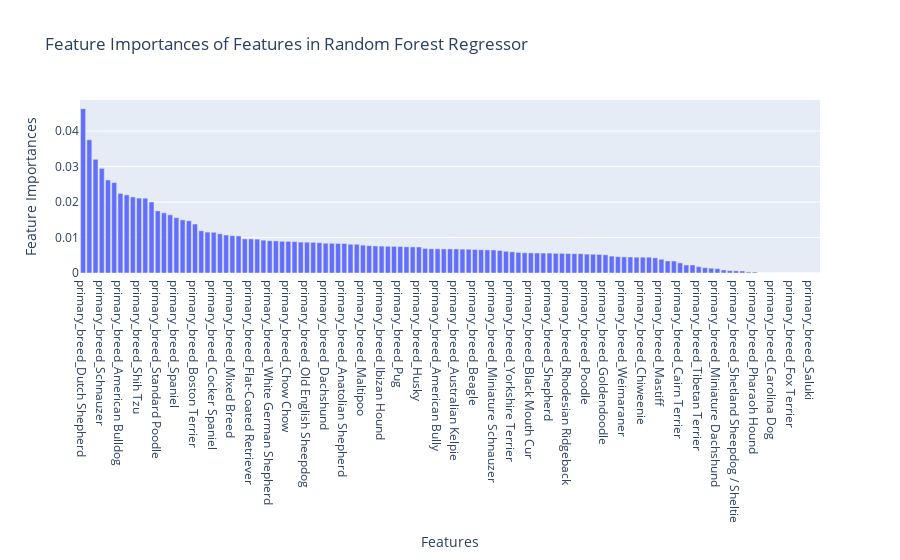

The notebook cell this image was saved under:
### Code cell
px.bar(x=x_feat_list_breeds, y=feature_importances, title='Feature Importances of Features in Random Forest Regressor', labels={'x': 'Features', 'y':'Feature Importances'}).update_xaxes(categoryorder='total descending')

### Figure 1 — Plotly figure (JSON) as saved in the notebook; plotly's stock layout.template omitted (floating-point values rounded to 4 significant figures)
{"data": [{"alignmentgroup": "True", "hovertemplate": "Features=%{x}<br>Feature Importances=%{y}<extra></extra>", "legendgroup": "", "marker": {"color": "#636efa", "pattern": {"shape": ""}}, "name": "", "offsetgroup": "", "orientation": "v", "showlegend": false, "textposition": "auto", "type": "bar", "x": ["primary_breed_Affenpinscher", "primary_breed_Alaskan Malamute", "primary_breed_American Bulldog", "primary_breed_American Bully", "primary_breed_American Eskimo Dog", "primary_breed_American Staffordshire Terrier", "primary_breed_Anatolian Shepherd", "primary_breed_Aussiedoodle", "primary_breed_Australian Cattle Dog / Blue Heeler", "primary_breed_Australian Kelpie", "primary_breed_Australian Shepherd", "primary_breed_Australian Terrier", "primary_breed_Basset Hound", "primary_breed_Beagle", "primary_breed_Belgian Shepherd / Malinois", "primary_breed_Bernese Mountain Dog", "primary_breed_Bichon Frise", "primary_breed_Black Labrador Retriever", "primary_breed_Black Mouth Cur", "primary_breed_Bloodhound", "primary_breed_Blue Lacy", "primary_breed_Border Collie", "primary_breed_Border Terrier", "primary_breed_Boston Terrier", "primary_breed_Boxer", "primary_breed_Brussels Griffon", "primary_breed_Cairn Terrier", "primary_breed_Carolina Dog", "primary_breed_Catahoula Leopard Dog", "primary_breed_Cattle Dog", "primary_breed_Cavalier King Charles Spaniel", "primary_breed_Chihuahua", "primary_breed_Chinese Crested Dog", "primary_breed_Chiweenie", "primary_breed_Chocolate Labrador Retriever", "primary_breed_Chow Chow", "primary_breed_Cocker Spaniel", "primary_breed_Collie", "primary_breed_Coonhound", "primary_breed_Corgi", "primary_breed_Dachshund", "primary_breed_Dalmatian", "primary_breed_Doberman Pinscher", "primary_breed_Dogo Argentino", "primary_breed_Dutch Shepherd", "primary_breed_English Bulldog", "primary_breed_English Coonhound", "primary_breed_English Setter", "primary_breed_English Shepherd", "primary_breed_Entlebucher", "primary_breed_Feist", "primary_breed_Flat-Coated Retriever", "primary_breed_Fox Terrier", "primary_breed_Foxhound", "primary_breed_French Bulldog", "primary_breed_German Shepherd Dog", "primary_breed_German Wirehaired Pointer", "primary_breed_Golden Retriever", "primary_breed_Goldendoodle", "primary_breed_Great Dane", "primary_breed_Great Pyrenees", "primary_breed_Greyhound", "primary_breed_Hound", "primary_breed_Husky", "primary_breed_Ibizan Hound", "primary_breed_Icelandic Sheepdog", "primary_breed_Irish Terrier", "primary_breed_Italian Greyhound", "primary_breed_Jack Russell Terrier", "primary_breed_Japanese Chin", "primary_breed_Labradoodle", "primary_breed_Labrador Retriever", "primary_breed_Lhasa Apso", "primary_breed_Maltese", "primary_breed_Maltipoo", "primary_breed_Mastiff", "primary_breed_Miniature Dachshund", "primary_breed_Miniature Pinscher", "primary_breed_Miniature Poodle", "primary_breed_Miniature Schnauzer", "primary_breed_Mixed Breed", "primary_breed_Mountain Cur", "primary_breed_Newfoundland Dog", "primary_breed_Norfolk Terrier", "primary_breed_Old English Sheepdog", "primary_breed_Parson Russell Terrier", "primary_breed_Patterdale Terrier / Fell Terrier", "primary_breed_Pekingese", "primary_breed_Pharaoh Hound", "primary_breed_Pit Bull Terrier", "primary_breed_Pointer", "primary_breed_Pomeranian", "primary_breed_Poodle", "primary_breed_Pug", "primary_breed_Rat Terrier", "primary_breed_Retriever", "primary_breed_Rhodesian Ridgeback", "primary_breed_Rottweiler", "primary_breed_Saluki", "primary_breed_Schnauzer", "primary_breed_Shar-Pei", "primary_breed_Shepherd", "primary_breed_Shetland Sheepdog / Sheltie", "primary_breed_Shiba Inu", "primary_breed_Shih Tzu", "primary_breed_Siberian Husky", "primary_breed_Spaniel", "primary_breed_Staffordshire Bull Terrier", "primary_breed_Standard Poodle", "primary_breed_Terrier", "primary_breed_Tibetan Terrier", "primary_breed_Vizsla", "primary_breed_Weimaraner", "primary_breed_Whippet", "primary_breed_White German Shepherd", "primary_breed_Wirehaired Terrier", "primary_breed_Xoloitzcuintli / Mexican Hairless", "primary_breed_Yellow Labrador Retriever", "primary_breed_Yorkshire Terrier"], "xaxis": "x", "y": [0.008938, 0.004272, 0.02243, 0.006824, 0.007522, 0.03205, 0.008316, 0.005236, 0.008332, 0.006787, 0.01696, 0.005549, 0.006352, 0.006628, 0.01473, 0.005439, 0.007354, 0.00865, 0.005678, 0.006792, 0.005804, 0.006518, 0, 0.01381, 0.00673, 0, 0.002859, 0, 0.008715, 0.00926, 0.006791, 0.01044, 0.002258, 0.004452, 0.0006684, 0.008906, 0.01149, 0.008548, 0, 0.007512, 0.008394, 0.00612, 0.02142, 0, 0.04632, 0.01154, 0.00149, 0.005711, 0.01105, 0.004604, 0.0008513, 0.00961, 0, 0.008378, 0.01189, 0.007629, 0.00683, 0.02202, 0.005131, 0.002262, 0.007708, 0.005645, 0.02622, 0.007331, 0.007587, 0.03755, 0.01498, 0.005622, 0.0107, 0.004763, 0, 0.01641, 0.001352, 0.005543, 0.007856, 0.003877, 0.00123, 0.004515, 0.02001, 0.006499, 0.01053, 0.0003079, 0.00445, 0.008846, 0.008685, 0, 0.006698, 0.005446, 0.0002903, 0.009552, 0.00339, 0.009613, 0.005322, 0.007466, 0.02108, 0.0255, 0.005509, 0.003375, 0, 0.0295, 0.004462, 0.005608, 0.0006039, 0.006549, 0.02111, 0.008097, 0.01561, 0.009046, 0.01751, 0.008106, 0.00179, 0.0005658, 0.004538, 0.006922, 0.009088, 0, 0.005288, 0.007365, 0.005962], "yaxis": "y"}], "layout": {"barmode": "relative", "legend": {"tracegroupgap": 0}, "title": {"text": "Feature Importances of Features in Random Forest Regressor"}, "xaxis": {"anchor": "y", "categoryorder": "total descending", "domain": [0, 1], "title": {"text": "Features"}}, "yaxis": {"anchor": "x", "domain": [0, 1], "title": {"text": "Feature Importances"}}}}
